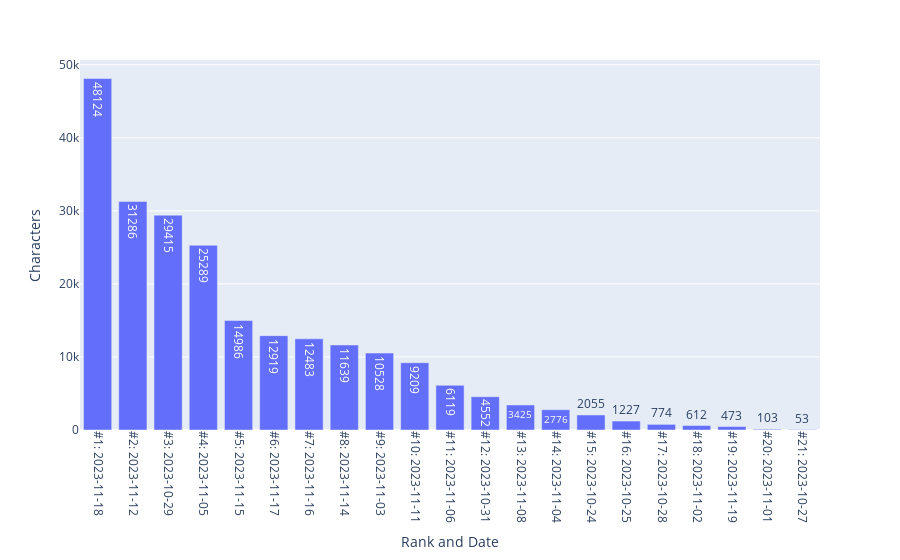

Notebook code for this chart:
### Code cell
fig_top_dates_by_characters = px.bar(df_top_dates_by_characters, 
x = 'Rank and Date', y = 'Characters', text = 'Characters')
fig_top_dates_by_characters.update_xaxes(tickangle = 90)
fig_top_dates_by_characters.write_html('Analyses/top_dates_by_characters.html')
fig_top_dates_by_characters.write_image(
    'Analyses/top_dates_by_characters.png', 
    width = 1920, height = 1080, engine = 'kaleido', scale = 2)
fig_top_dates_by_characters

### Figure 1 — Plotly figure (JSON) as saved in the notebook; plotly's stock layout.template omitted (floating-point values rounded to 4 significant figures)
{"data": [{"alignmentgroup": "True", "hovertemplate": "Rank and Date=%{x}<br>Characters=%{text}<extra></extra>", "legendgroup": "", "marker": {"color": "#636efa", "pattern": {"shape": ""}}, "name": "", "offsetgroup": "", "orientation": "v", "showlegend": false, "text": [48124, 31286, 29415, 25289, 14986, 12919, 12483, 11639, 10528, 9209, 6119, 4552, 3425, 2776, 2055, 1227, 774, 612, 473, 103, 53], "textposition": "auto", "type": "bar", "x": ["#1: 2023-11-18", "#2: 2023-11-12", "#3: 2023-10-29", "#4: 2023-11-05", "#5: 2023-11-15", "#6: 2023-11-17", "#7: 2023-11-16", "#8: 2023-11-14", "#9: 2023-11-03", "#10: 2023-11-11", "#11: 2023-11-06", "#12: 2023-10-31", "#13: 2023-11-08", "#14: 2023-11-04", "#15: 2023-10-24", "#16: 2023-10-25", "#17: 2023-10-28", "#18: 2023-11-02", "#19: 2023-11-19", "#20: 2023-11-01", "#21: 2023-10-27"], "xaxis": "x", "y": [48124, 31286, 29415, 25289, 14986, 12919, 12483, 11639, 10528, 9209, 6119, 4552, 3425, 2776, 2055, 1227, 774, 612, 473, 103, 53], "yaxis": "y"}], "layout": {"barmode": "relative", "legend": {"tracegroupgap": 0}, "margin": {"t": 60}, "xaxis": {"anchor": "y", "domain": [0, 1], "tickangle": 90, "title": {"text": "Rank and Date"}}, "yaxis": {"anchor": "x", "domain": [0, 1], "title": {"text": "Characters"}}}}
